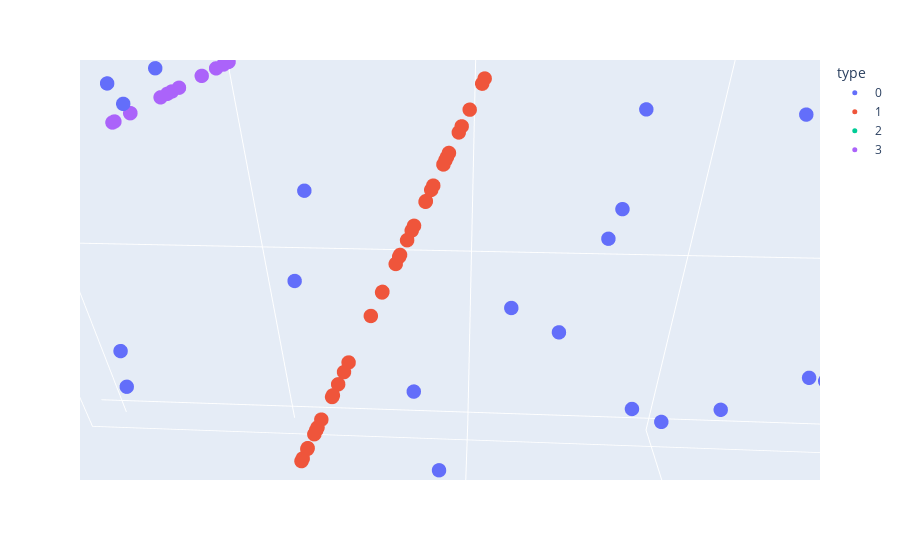

Write notebook code for a chart like this one.
### Code cell
df = pd.DataFrame(np.concatenate(orig_points, axis=0), columns=['x', 'y', 'z'])
df['type'] = sum([[f'{i}']*300 for i in range(modes+1)], [])
fig = px.scatter_3d(df, x='x', y='y', z='z', color='type')
fig.update_traces(marker={'size': 5})
fig.show()

### Figure 1 — Plotly figure (JSON) as saved in the notebook; plotly's stock layout.template omitted (floating-point values rounded to 4 significant figures; data arrays with more than 128 entries replaced by an {"elided": "..."} marker saying what was removed)
{"data": [{"hovertemplate": "type=0<br>x=%{x}<br>y=%{y}<br>z=%{z}<extra></extra>", "legendgroup": "0", "marker": {"color": "#636efa", "size": 5, "symbol": "circle"}, "mode": "markers", "name": "0", "scene": "scene", "showlegend": true, "type": "scatter3d", "x": {"elided": "300 float values"}, "y": {"elided": "300 float values"}, "z": {"elided": "300 float values"}}, {"hovertemplate": "type=1<br>x=%{x}<br>y=%{y}<br>z=%{z}<extra></extra>", "legendgroup": "1", "marker": {"color": "#EF553B", "size": 5, "symbol": "circle"}, "mode": "markers", "name": "1", "scene": "scene", "showlegend": true, "type": "scatter3d", "x": {"elided": "300 float values"}, "y": {"elided": "300 float values"}, "z": {"elided": "300 float values"}}, {"hovertemplate": "type=2<br>x=%{x}<br>y=%{y}<br>z=%{z}<extra></extra>", "legendgroup": "2", "marker": {"color": "#00cc96", "size": 5, "symbol": "circle"}, "mode": "markers", "name": "2", "scene": "scene", "showlegend": true, "type": "scatter3d", "x": {"elided": "300 float values"}, "y": {"elided": "300 float values"}, "z": {"elided": "300 float values"}}, {"hovertemplate": "type=3<br>x=%{x}<br>y=%{y}<br>z=%{z}<extra></extra>", "legendgroup": "3", "marker": {"color": "#ab63fa", "size": 5, "symbol": "circle"}, "mode": "markers", "name": "3", "scene": "scene", "showlegend": true, "type": "scatter3d", "x": {"elided": "300 float values"}, "y": {"elided": "300 float values"}, "z": {"elided": "300 float values"}}], "layout": {"autosize": true, "legend": {"title": {"text": "type"}, "tracegroupgap": 0}, "margin": {"t": 60}, "scene": {"aspectmode": "auto", "aspectratio": {"x": 1.005, "y": 1.005, "z": 0.9907}, "camera": {"center": {"x": 0, "y": 0, "z": 0}, "eye": {"x": -0.000422, "y": 0.008858, "z": 0.004621}, "projection": {"type": "perspective"}, "up": {"x": 0, "y": 0, "z": 1}}, "domain": {"x": [0, 1], "y": [0, 1]}, "xaxis": {"title": {"text": "x"}, "type": "linear"}, "yaxis": {"title": {"text": "y"}, "type": "linear"}, "zaxis": {"title": {"text": "z"}, "type": "linear"}}}}
